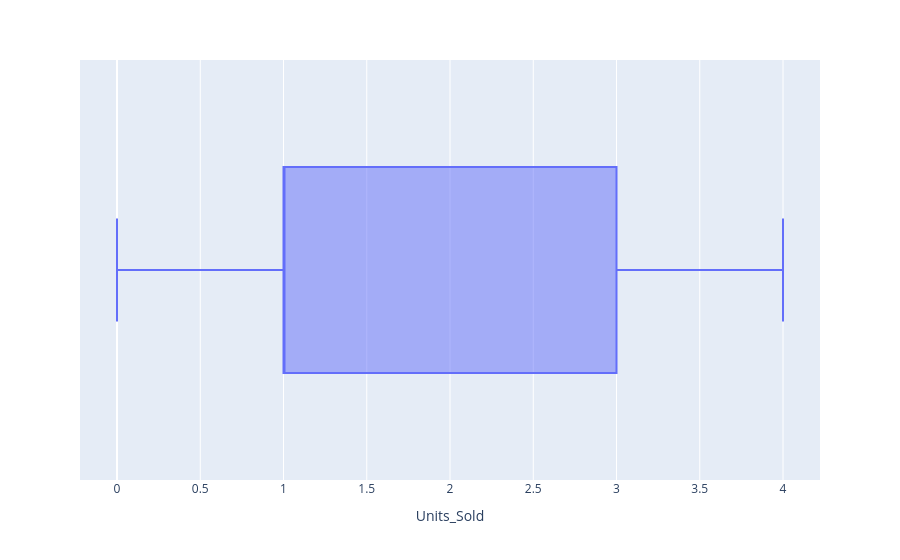

Source (notebook cell):
### Code cell
#First outliers Check to fill Units_Sold
px.box(df, x='Units_Sold')

### Figure 1 — Plotly figure (JSON) as saved in the notebook; plotly's stock layout.template omitted (floating-point values rounded to 4 significant figures; data arrays with more than 128 entries replaced by an {"elided": "..."} marker saying what was removed)
{"data": [{"alignmentgroup": "True", "hovertemplate": "Units_Sold=%{x}<extra></extra>", "legendgroup": "", "marker": {"color": "#636efa"}, "name": "", "notched": false, "offsetgroup": "", "orientation": "h", "showlegend": false, "type": "box", "x": {"elided": "2386 float values"}, "x0": " ", "xaxis": "x", "y0": " ", "yaxis": "y"}], "layout": {"boxmode": "group", "legend": {"tracegroupgap": 0}, "margin": {"t": 60}, "xaxis": {"anchor": "y", "domain": [0, 1], "title": {"text": "Units_Sold"}}, "yaxis": {"anchor": "x", "domain": [0, 1]}}}
